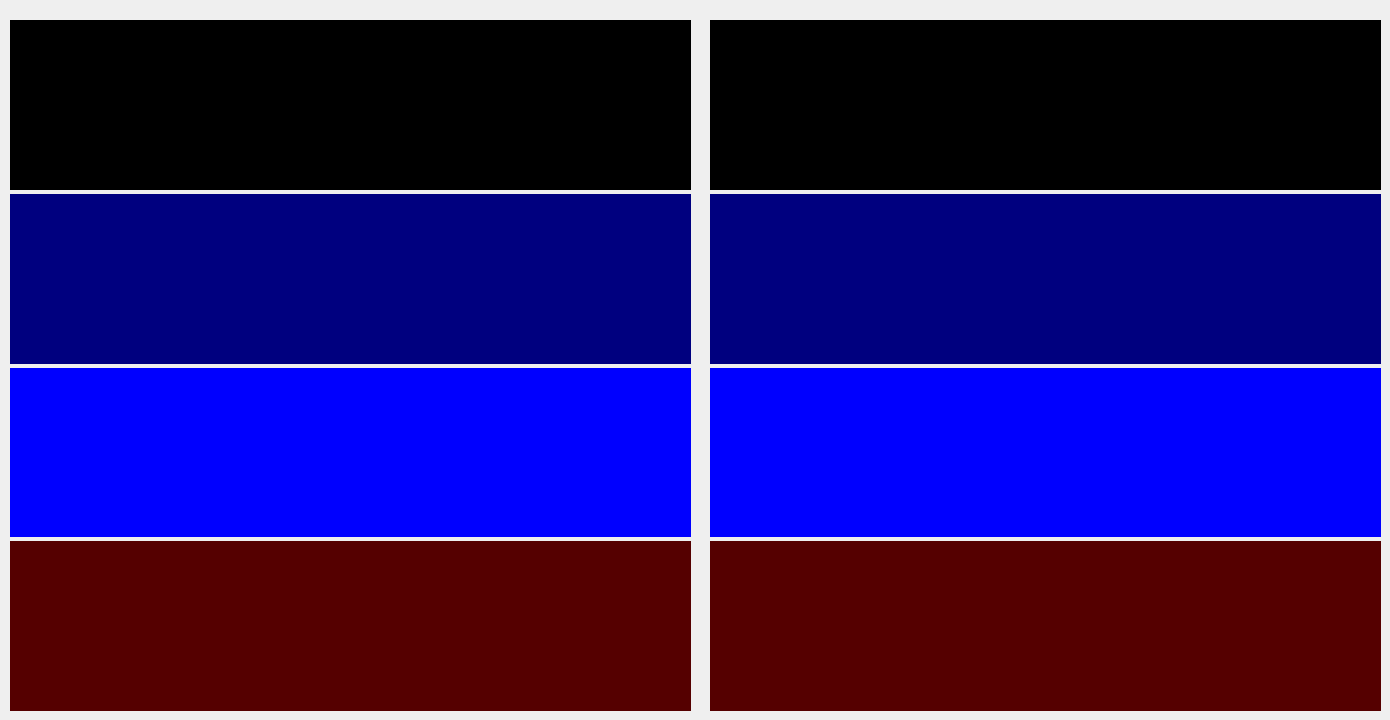
     <widget class="QWidget" name="graph_page">
      <widget class="QWidget" name="verticalLayoutWidget">
       <property name="geometry">
        <rect>
         <x>10</x>
         <y>20</y>
         <width>681</width>
         <height>691</height>
        </rect>
       </property>
       <layout class="QVBoxLayout" name="verticalLayout_3">
        <property name="spacing">
         <number>4</number>
        </property>
        <item>
         <widget class="PlotWidget" name="high_vac_graph" native="true">
          <property name="styleSheet">
           <string notr="true">background-color: rgb(0, 0, 0);</string>
          </property>
         </widget>
        </item>
        <item>
         <widget class="PlotWidget" name="low_vac_graph" native="true">
          <property name="styleSheet">
           <string notr="true">background-color: rgb(0, 0, 127);</string>
          </property>
         </widget>
        </item>
        <item>
         <widget class="PlotWidget" name="temp_graph" native="true">
          <property name="styleSheet">
           <string notr="true">background-color: rgb(0, 0, 255);</string>
          </property>
         </widget>
        </item>
        <item>
         <widget class="PlotWidget" name="flow_graph" native="true">
          <property name="styleSheet">
           <string notr="true">background-color: rgb(85, 0, 0);</string>
          </property>
         </widget>
        </item>
       </layout>
      </widget>
      <widget class="QWidget" name="verticalLayoutWidget_3">
       <property name="geometry">
        <rect>
         <x>710</x>
         <y>20</y>
         <width>671</width>
         <height>691</height>
        </rect>
       </property>
       <layout class="QVBoxLayout" name="verticalLayout_6">
        <property name="spacing">
         <number>4</number>
        </property>
        <item>
         <widget class="PlotWidget" name="high_vac_graph_2" native="true">
          <property name="styleSheet">
           <string notr="true">background-color: rgb(0, 0, 0);</string>
          </property>
         </widget>
        </item>
        <item>
         <widget class="PlotWidget" name="low_vac_graph_2" native="true">
          <property name="styleSheet">
           <string notr="true">background-color: rgb(0, 0, 127);</string>
          </property>
         </widget>
        </item>
        <item>
         <widget class="PlotWidget" name="temp_graph_2" native="true">
          <property name="styleSheet">
           <string notr="true">background-color: rgb(0, 0, 255);</string>
          </property>
         </widget>
        </item>
        <item>
         <widget class="PlotWidget" name="flow_graph_2" native="true">
          <property name="styleSheet">
           <string notr="true">background-color: rgb(85, 0, 0);</string>
          </property>
         </widget>
        </item>
       </layout>
      </widget>
     </widget>
